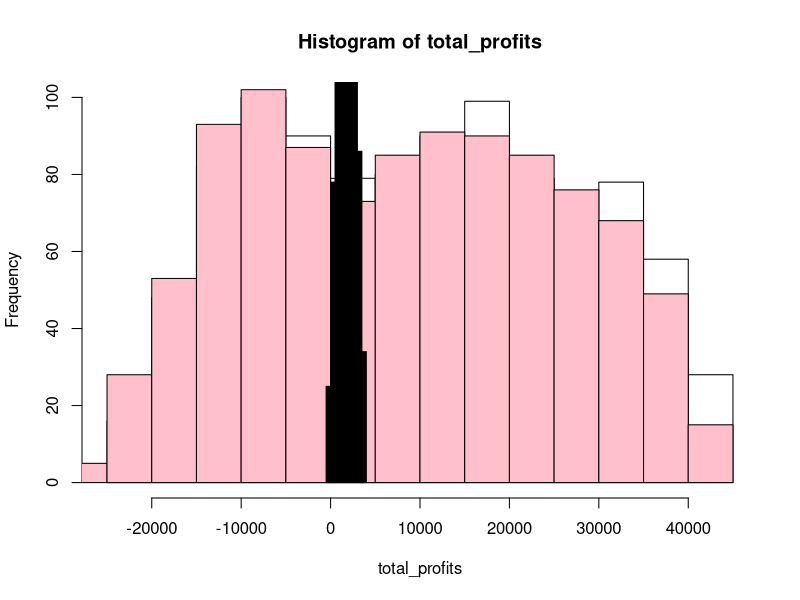
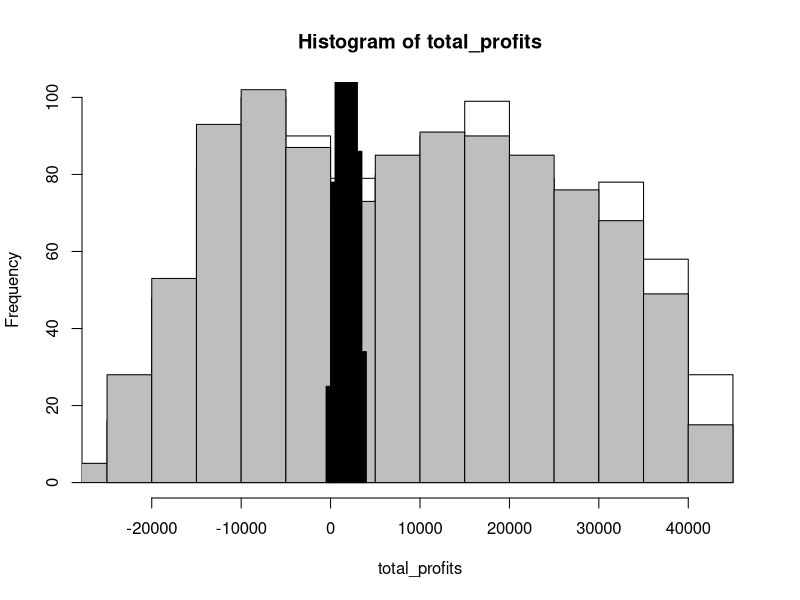

Source code (R) for these figures, in order: (Note: this script raises an error after producing the figures.)
## ---- chunk 1

# set.seed(42)
num_simulations <- 100

# Define ranges per ha per year Euro
# lower and upper
apple_income <- runif(n = num_simulations, 
                      min = 3000, 
                      max = 60000)

apple_costs <- runif(n = num_simulations, 
                      min = 15000, 
                     max = 30000)

apple_profits <- apple_income - apple_costs
## ---- chunk 2

set.seed(42)
num_simulations <- 1000

# Define ranges per ha per year Euro
# lower and upper
apple_income <- runif(n = num_simulations, 
                      min = 3000, 
                      max = 60000)

apple_costs <- runif(n = num_simulations, 
                      min = 15000, 
                     max = 30000)

apple_profits <- apple_income - apple_costs
## ---- chunk 3

# Euro per ha per year
sheep_income <- runif(n = num_simulations, 
                      min = 2000, 
                      max = 5000)

sheep_costs <- runif(n = num_simulations, 
                     min = 1000, 
                     max = 2500)

sheep_profits <- sheep_income - sheep_costs
## ---- chunk 4

# Euro per ha per year
sheep_income <- runif(n = num_simulations, 
                      min = 2000, 
                      max = 5000)

sheep_costs <- runif(n = num_simulations, 
                     min = 1000, 
                     max = 2500)

sheep_profits <- sheep_income - sheep_costs

total_profits <- apple_profits + sheep_profits
## ---- chunk 5
hist(total_profits, col = "white")
hist(apple_profits, add = TRUE, col = "pink")
hist(sheep_profits, add = TRUE, col = "black")
## ---- chunk 6
hist(total_profits, col = "white")
hist(apple_profits, add = TRUE, col = "grey")
hist(sheep_profits, add = TRUE, col = "black")
## ---- chunk 7
quiz(
  question("What does the histogram tell us about uncertainty?",
    answer("There is high variation in profits, suggesting high uncertainty.", correct = TRUE),
    answer("All outcomes are nearly the same, meaning low uncertainty.", correct = FALSE)
  )
)
